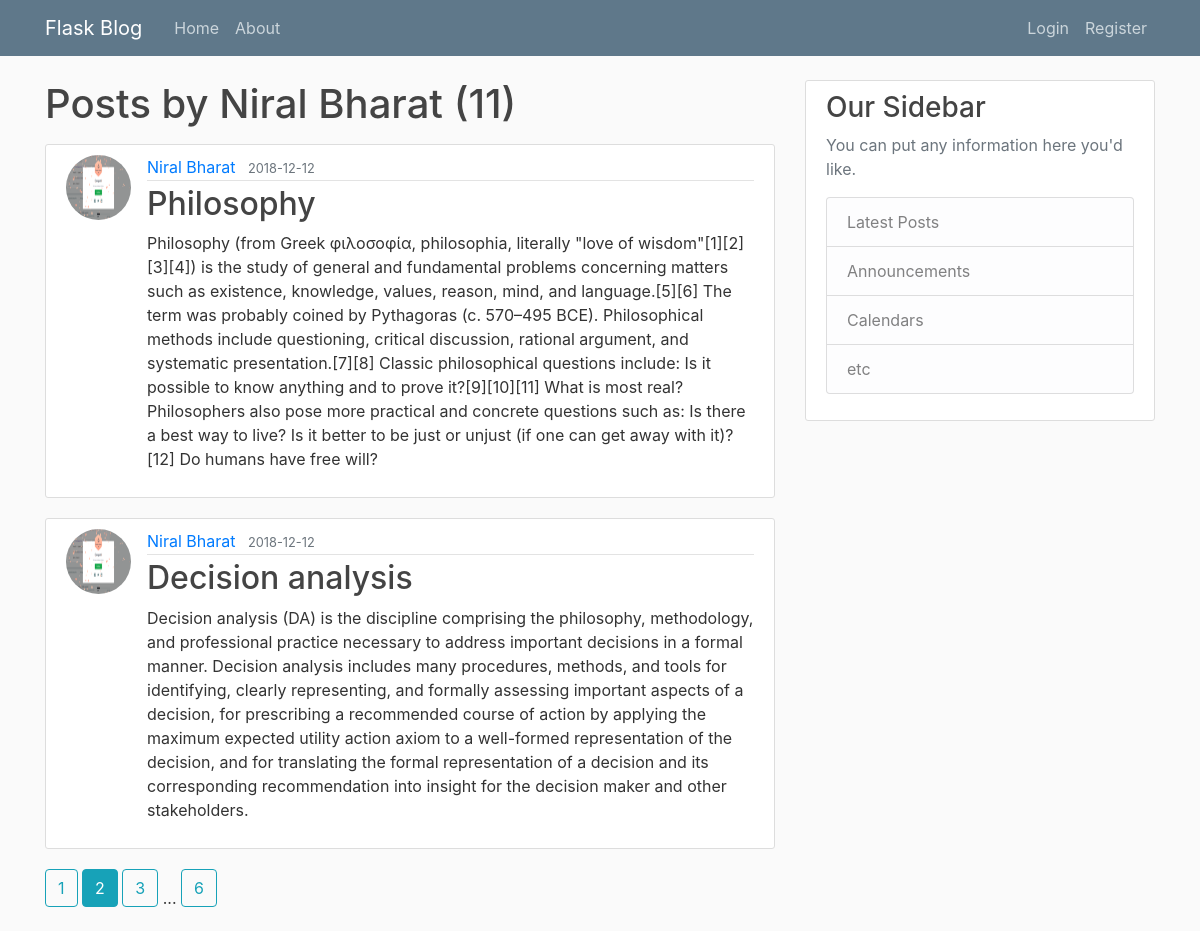
Screenshot of /user/Niral Bharat?page=2 with the database file from the repository.
### flaskblog/models.py (models this page shows, shortened)
class User(db.Model, UserMixin):
	id = db.Column(db.Integer, primary_key=True )
	username = db.Column(db.String(120), unique=True, nullable=False)
	email = db.Column(db.String(120), unique=True, nullable=False)
	image_file = db.Column(db.String(20), nullable=False, default='default.jpg') #not unique as every user intially has same default picture
	password = db.Column(db.String(60), nullable=False)
	posts = db.relationship('Post', backref='author', lazy=True)

class Post(db.Model):
	id= db.Column(db.Integer, primary_key=True)
	title = db.Column(db.String(100), nullable=False)
	date_posted = db.Column(db.DateTime, nullable=False, default=datetime.utcnow)
	content = db.Column(db.Text, nullable=False)
	user_id = db.Column(db.Integer, db.ForeignKey('user.id'), nullable=False)

### flaskblog/users/routes.py (the view)
@users.route("/user/<string:username>")
def user_posts(username):
    page = request.args.get('page', 1, type=int)
    user = User.query.filter_by(username=username).first_or_404()
    posts = Post.query.filter_by(author=user)\
            .order_by(Post.date_posted.desc())\
            .paginate(page=page, per_page=2)
    return render_template('user_posts.html', user=user, posts=posts)

### flaskblog/templates/user_posts.html
{% extends 'layout.html' %}
{% block content %}
	<h1 class="mb-3">Posts by {{ user.username }} ({{ posts.total }})</h1>
	{% for post in posts.items %}
		<article class="media content-section">
		  <img class="rounded-circle article-img" src="{{ url_for('static', filename='profile_pics/' + post.author.image_file) }}">
		  <div class="media-body">
		    <div class="article-metadata">
		      <a class="mr-2" href="{{ url_for('users.user_posts', username=post.author.username) }}">{{ post.author.username }}</a>
		      <small class="text-muted">{{ post.date_posted.strftime('%Y-%m-%d') }}</small>
		    </div>
		    <h2><a class="article-title" href="{{ url_for('posts.post', post_id=post.id) }}">{{ post.title }}</a></h2>
		    <p class="article-content">{{ post.content }}</p>
		  </div>
		</article>
	{% endfor %}
	{% for page_num in posts.iter_pages(left_edge=1, right_edge=1, left_current=1, right_current=2) %}
		{% if page_num %}
			{% if page_num == posts.page %}
				<a class="btn btn-info mb-4" href="{{ url_for('users.user_posts', username=user.username, page=page_num) }}">{{ page_num }}</a>
			{% else %}
				<a class="btn btn-outline-info mb-4" href="{{ url_for('users.user_posts', username=user.username, page=page_num) }}">{{ page_num }}</a>
			{% endif %}
		{% else %}
			...
		{% endif %}
	{% endfor %}
{% endblock content %}

### flaskblog/static/main.css (style rules this page uses)
body { background: #fafafa; color: #333333; margin-top: 5rem; }
h1, h2, h3, h4, h5, h6 { color: #444444; }
.content-section { background: #ffffff; padding: 10px 20px; border: 1px solid #dddddd; border-radius: 3px; margin-bottom: 20px; }
.article-title { color: #444444; }
.article-content { white-space: pre-line; }
.article-img { height: 65px; width: 65px; margin-right: 16px; }
.article-metadata { padding-bottom: 1px; margin-bottom: 4px; border-bottom: 1px solid #e3e3e3 }

### rows the page displays
User: username "Niral Bharat"
Post: image_file (picture), author.username "Niral Bharat", date_posted "2018-12-12", title "Philosophy", content "Philosophy (from Greek φιλοσοφία, philosophia, literally \"love of wisdom\"[1][2][3][4]) is the study of general and fundamental problems concerning matters such as existence, knowledge, values, reason, mind, and language.[5][6] The term was probably coined by Pythagoras (c. 570–495 BCE). Philosophical methods include questioning, critical discussion, rational argument, and systematic presentation.[7][8] Classic philosophical questions include: Is it possible to know anything and to prove it?[9][10][11] What is most real? Philosophers also pose more practical and concrete questions such as: Is there a best way to live? Is it better to be just or unjust (if one can get away with it)?[12] Do…"
Post: image_file (picture), author.username "Niral Bharat", date_posted "2018-12-12", title "Decision analysis", content "Decision analysis (DA) is the discipline comprising the philosophy, methodology, and professional practice necessary to address important decisions in a formal manner. Decision analysis includes many procedures, methods, and tools for identifying, clearly representing, and formally assessing important aspects of a decision, for prescribing a recommended course of action by applying the maximum expected utility action axiom to a well-formed representation of the decision, and for translating the formal representation of a decision and its corresponding recommendation into insight for the decision maker and other stakeholders."

### other values shown
{{ posts.total }} "11"
{{ page_num }} "1" "3" "6"
{{ page_num }} "2"
